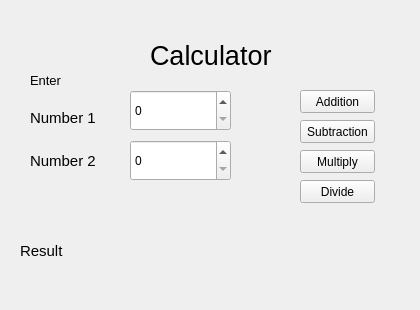
<?xml version="1.0" encoding="UTF-8"?>
<ui version="4.0">
 <class>Widget</class>
 <widget class="QWidget" name="Widget">
  <property name="geometry">
   <rect>
    <x>0</x>
    <y>0</y>
    <width>420</width>
    <height>310</height>
   </rect>
  </property>
  <property name="windowTitle">
   <string>Widget</string>
  </property>
  <widget class="QLabel" name="label">
   <property name="geometry">
    <rect>
     <x>150</x>
     <y>40</y>
     <width>131</width>
     <height>31</height>
    </rect>
   </property>
   <property name="font">
    <font>
     <pointsize>20</pointsize>
    </font>
   </property>
   <property name="text">
    <string>Calculator</string>
   </property>
  </widget>
  <widget class="QSpinBox" name="firstNumber">
   <property name="geometry">
    <rect>
     <x>130</x>
     <y>90</y>
     <width>101</width>
     <height>41</height>
    </rect>
   </property>
  </widget>
  <widget class="QSpinBox" name="secondNumber">
   <property name="geometry">
    <rect>
     <x>130</x>
     <y>140</y>
     <width>101</width>
     <height>41</height>
    </rect>
   </property>
  </widget>
  <widget class="QLabel" name="label_2">
   <property name="geometry">
    <rect>
     <x>30</x>
     <y>70</y>
     <width>51</width>
     <height>21</height>
    </rect>
   </property>
   <property name="font">
    <font>
     <pointsize>10</pointsize>
    </font>
   </property>
   <property name="text">
    <string>Enter</string>
   </property>
  </widget>
  <widget class="QLabel" name="label_3">
   <property name="geometry">
    <rect>
     <x>30</x>
     <y>110</y>
     <width>71</width>
     <height>16</height>
    </rect>
   </property>
   <property name="font">
    <font>
     <pointsize>11</pointsize>
    </font>
   </property>
   <property name="text">
    <string>Number 1</string>
   </property>
  </widget>
  <widget class="QLabel" name="label_4">
   <property name="geometry">
    <rect>
     <x>30</x>
     <y>150</y>
     <width>71</width>
     <height>21</height>
    </rect>
   </property>
   <property name="font">
    <font>
     <pointsize>11</pointsize>
    </font>
   </property>
   <property name="text">
    <string>Number 2</string>
   </property>
  </widget>
  <widget class="QPushButton" name="pushButton">
   <property name="geometry">
    <rect>
     <x>300</x>
     <y>90</y>
     <width>75</width>
     <height>23</height>
    </rect>
   </property>
   <property name="text">
    <string>Addition</string>
   </property>
  </widget>
  <widget class="QPushButton" name="pushButton_2">
   <property name="geometry">
    <rect>
     <x>300</x>
     <y>120</y>
     <width>75</width>
     <height>23</height>
    </rect>
   </property>
   <property name="text">
    <string>Subtraction</string>
   </property>
  </widget>
  <widget class="QPushButton" name="pushButton_3">
   <property name="geometry">
    <rect>
     <x>300</x>
     <y>150</y>
     <width>75</width>
     <height>23</height>
    </rect>
   </property>
   <property name="text">
    <string>Multiply</string>
   </property>
  </widget>
  <widget class="QPushButton" name="pushButton_4">
   <property name="geometry">
    <rect>
     <x>300</x>
     <y>180</y>
     <width>75</width>
     <height>23</height>
    </rect>
   </property>
   <property name="text">
    <string>Divide</string>
   </property>
  </widget>
  <widget class="QLabel" name="result">
   <property name="geometry">
    <rect>
     <x>110</x>
     <y>230</y>
     <width>141</width>
     <height>41</height>
    </rect>
   </property>
   <property name="font">
    <font>
     <pointsize>16</pointsize>
    </font>
   </property>
   <property name="autoFillBackground">
    <bool>true</bool>
   </property>
   <property name="text">
    <string/>
   </property>
  </widget>
  <widget class="QLabel" name="label_5">
   <property name="geometry">
    <rect>
     <x>20</x>
     <y>240</y>
     <width>61</width>
     <height>21</height>
    </rect>
   </property>
   <property name="font">
    <font>
     <pointsize>11</pointsize>
    </font>
   </property>
   <property name="text">
    <string>Result</string>
   </property>
  </widget>
 </widget>
 <resources/>
 <connections/>
</ui>
